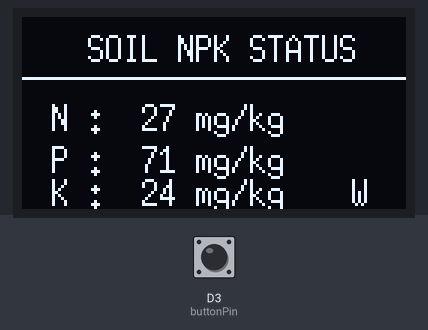
Recording of a sketch running on a simulated ESP8266 (NodeMCU). Parts: 128×64 one-colour display. The test bench sets the inputs (shaded band); at power-on: D3 (buttonPin) HIGH. WiFi joins after 1.5 s; servers stay silent unless stated; uploads are accepted with an empty reply; random numbers use the default seed unless the sketch sets one; what the sketch prints to the serial monitor is not drawn.

Above: at 2.9 s.
3.0 s: D3 (buttonPin) pulled LOW for 0.15 s
At 4.3 s:
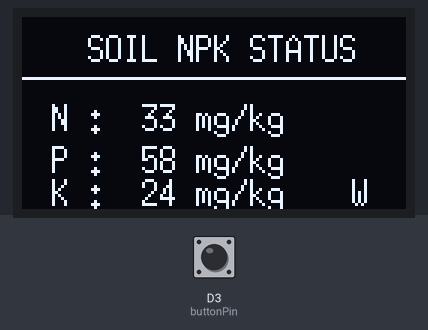
6.1 s: D3 (buttonPin) pulled LOW for 1 s
At 9.3 s:
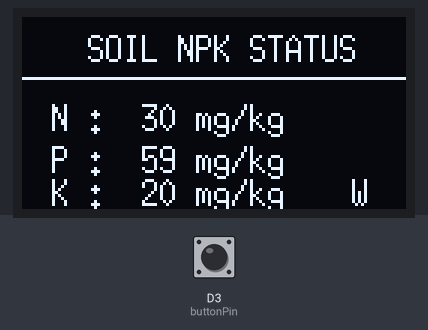
10.1 s: D3 (buttonPin) pulled LOW for 0.15 s
At 10.9 s:
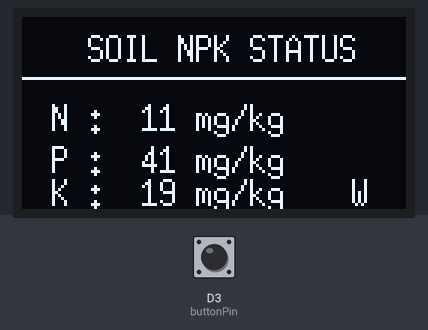
13.2 s: D3 (buttonPin) pulled LOW for 1 s
At 14.5 s:
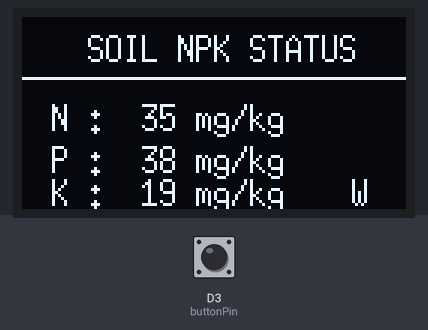
Timing chart, 0 to 16.2 s (numbered marks = the images above; inputs shaded):
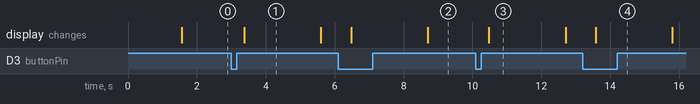

The sketch:

nodemcu_and_npk_code.ino
```cpp
#include <Wire.h>
#include <U8g2lib.h>
#include <ESP8266WiFi.h>
#include <ESP8266HTTPClient.h>
#include <WiFiClient.h>
#include <ArduinoJson.h> // Make sure to install ArduinoJson library

// --- OLED (SH1106 I2C) ---
U8G2_SH1106_128X64_NONAME_F_HW_I2C oled(U8G2_R0, U8X8_PIN_NONE);

// --- WIFI CONFIGURATION ---
const char* ssid = "Sneha";
const char* password = "12345678";
// REPLACE WITH YOUR PC IP
const char* serverBaseUrl = "http://10.120.223.241:8000/api/sensor";

// --- NPK SAMPLE DATA (REALISTIC VALUES) ---
struct NPKSet {
  int N, P, K;
};

NPKSet npkData[] = {
  {27, 71, 24},
  {33, 58, 24},
  {30, 60, 21},
  {11, 41, 19},
  {35, 38, 19},
  {39, 36, 22},
  {32, 48, 18},
  {29, 54, 16},
  {26, 54, 17},
  {36, 38, 15}
};

int npkIndex = 0;

// Realistic bounds
const int MIN_N = 10, MAX_N = 40;
const int MIN_P = 35, MAX_P = 75;
const int MIN_K = 15, MAX_K = 30;

// Button Configuration (D3 = FLASH button)
const int buttonPin = D3;
bool lastButtonState = HIGH;

// Current displayed values
int baseN, baseP, baseK;
int dispN, dispP, dispK;

// Jitter config
unsigned long lastJitterTime = 0;
const unsigned long jitterInterval = 2000;  // jitter every 2 sec
int jitterCycles = 5;                      // number of jitters after button press
int jitterLeft = 0;

// Polling config
unsigned long lastPollTime = 0;
const unsigned long pollInterval = 2000; // Poll every 2 seconds

// Clamp helper
int clampVal(int v, int lo, int hi) {
  return v < lo ? lo : v > hi ? hi : v;
}

// OLED Display
void displayNPK(int N, int P, int K) {
  oled.clearBuffer();
  oled.setFont(u8g2_font_6x13_tr);

  oled.setCursor(22, 15);
  oled.print("SOIL NPK STATUS");
  oled.drawHLine(0, 20, 128);

  oled.setCursor(10, 38);
  oled.printf("N : %3d mg/kg", N);

  oled.setCursor(10, 52);
  oled.printf("P : %3d mg/kg", P);

  oled.setCursor(10, 63);
  oled.printf("K : %3d mg/kg", K);

  // WiFi Status Indicator
  if (WiFi.status() == WL_CONNECTED) {
    oled.drawStr(110, 63, "W");
  } else {
    oled.drawStr(110, 63, "X");
  }

  oled.sendBuffer();
}

// Send Data to Backend
void sendDataToBackend(int n, int p, int k) {
  if (WiFi.status() == WL_CONNECTED) {
    WiFiClient client;
    HTTPClient http;

    String url = String(serverBaseUrl) + "/npk";
    http.begin(client, url);
    http.addHeader("Content-Type", "application/json");

    String payload = "{\"n\": " + String(n) + ", \"p\": " + String(p) + ", \"k\": " + String(k) + "}";

    int httpResponseCode = http.POST(payload);

    if (httpResponseCode > 0) {
      Serial.print("Data Sent. Code: ");
      Serial.println(httpResponseCode);
    } else {
      Serial.print("Error sending data: ");
      Serial.println(httpResponseCode);
    }
    http.end();
  }
}

// Check for Server Commands
bool checkServerCommand() {
  if (WiFi.status() == WL_CONNECTED) {
    WiFiClient client;
    HTTPClient http;

    String url = String(serverBaseUrl) + "/command";
    http.begin(client, url);

    int httpResponseCode = http.GET();
    bool commandReceived = false;

    if (httpResponseCode == 200) {
      String payload = http.getString();
      // Simple string check to avoid heavy JSON parsing if possible, but JSON is safer
      // Expected: {"command": "next"} or {"command": null}
      if (payload.indexOf("\"next\"") > 0) {
        Serial.println("Command 'next' received from server!");
        commandReceived = true;
      }
    }
    http.end();
    return commandReceived;
  }
  return false;
}

// Clear Server Command
void clearServerCommand() {
  if (WiFi.status() == WL_CONNECTED) {
    WiFiClient client;
    HTTPClient http;

    String url = String(serverBaseUrl) + "/command/clear";
    http.begin(client, url);
    http.POST(""); // Empty POST to clear
    http.end();
    Serial.println("Command cleared on server.");
  }
}

// Core Logic: Cycle NPK
void cycleNPK() {
    // Next base value
    npkIndex = (npkIndex + 1) % (sizeof(npkData) / sizeof(npkData[0]));

    baseN = npkData[npkIndex].N;
    baseP = npkData[npkIndex].P;
    baseK = npkData[npkIndex].K;

    dispN = baseN;
    dispP = baseP;
    dispK = baseK;

    displayNPK(dispN, dispP, dispK);

    // Send new base data to backend
    sendDataToBackend(dispN, dispP, dispK);

    Serial.printf("New Base → N:%d P:%d K:%d\n", baseN, baseP, baseK);

    jitterLeft = jitterCycles;       // enable jitter
    lastJitterTime = millis();
}

// Apply one ±1 jitter
void applyJitter() {
  dispN = clampVal(baseN + random(-1, 2), MIN_N, MAX_N);
  dispP = clampVal(baseP + random(-1, 2), MIN_P, MAX_P);
  dispK = clampVal(baseK + random(-1, 2), MIN_K, MAX_K);

  displayNPK(dispN, dispP, dispK);
  Serial.printf("Jitter → N:%d P:%d K:%d\n", dispN, dispP, dispK);
}

// --- SETUP ---
void setup() {
  Serial.begin(9600);

  oled.begin();
  oled.setContrast(200);

  pinMode(buttonPin, INPUT_PULLUP);

  randomSeed(analogRead(A0));

  // Connect to WiFi
  WiFi.begin(ssid, password);
  Serial.print("Connecting to WiFi");
  int retry = 0;
  while (WiFi.status() != WL_CONNECTED && retry < 20) {
    delay(500);
    Serial.print(".");
    retry++;
  }
  Serial.println();
  if (WiFi.status() == WL_CONNECTED) {
    Serial.print("Connected, IP address: ");
    Serial.println(WiFi.localIP());
  } else {
    Serial.println("Connection failed");
  }

  // Initialize base values
  baseN = npkData[npkIndex].N;
  baseP = npkData[npkIndex].P;
  baseK = npkData[npkIndex].K;

  dispN = baseN;
  dispP = baseP;
  dispK = baseK;
  displayNPK(dispN, dispP, dispK);

  // Send initial data
  sendDataToBackend(dispN, dispP, dispK);

  Serial.println("Ready with Dual Trigger System!");
}

// --- LOOP ---
void loop() {
  bool buttonState = digitalRead(buttonPin);
  bool triggered = false;

  // 1. Check Physical Button (LOW → pressed)
  if (buttonState == LOW && lastButtonState == HIGH) {
    Serial.println("Trigger: Physical Button");
    triggered = true;
    delay(350); // debounce
  }

  // 2. Check Server Command (Polling)
  if (!triggered && millis() - lastPollTime >= pollInterval) {
    if (checkServerCommand()) {
      Serial.println("Trigger: Remote Command");
      triggered = true;
      clearServerCommand(); // Acknowledge and clear
    }
    lastPollTime = millis();
  }

  // Execute Logic if Triggered
  if (triggered) {
    cycleNPK();
  }

  lastButtonState = buttonState;

  // Perform micro jitter
  if (jitterLeft > 0 && millis() - lastJitterTime >= jitterInterval) {
    applyJitter();
    jitterLeft--;
    lastJitterTime = millis();
  }
}
```

Measured:
- after the input at 3.0 s, the display: changes after 0.38 s (image 1)
- what the display in image 1 shows lasts 2.2 s, from 3.4 s to 5.6 s
